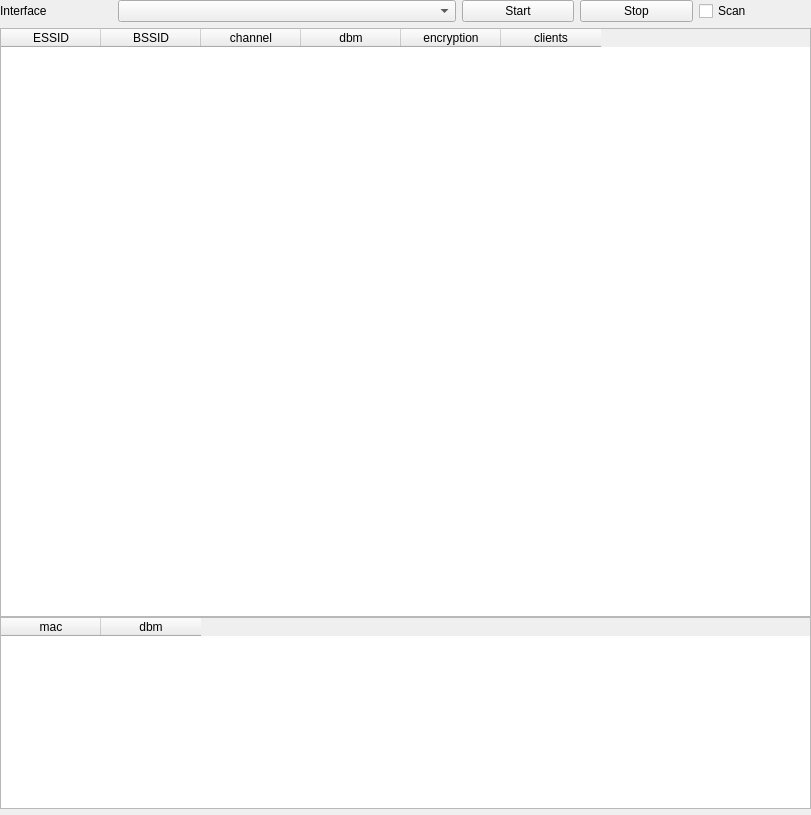
<?xml version="1.0" encoding="UTF-8"?>
<ui version="4.0">
 <class>MainWindow</class>
 <widget class="QMainWindow" name="MainWindow">
  <property name="geometry">
   <rect>
    <x>0</x>
    <y>0</y>
    <width>811</width>
    <height>815</height>
   </rect>
  </property>
  <property name="sizePolicy">
   <sizepolicy hsizetype="Maximum" vsizetype="Maximum">
    <horstretch>0</horstretch>
    <verstretch>0</verstretch>
   </sizepolicy>
  </property>
  <property name="windowTitle">
   <string>MainWindow</string>
  </property>
  <widget class="QWidget" name="centralwidget">
   <property name="sizePolicy">
    <sizepolicy hsizetype="Maximum" vsizetype="Maximum">
     <horstretch>0</horstretch>
     <verstretch>0</verstretch>
    </sizepolicy>
   </property>
   <layout class="QVBoxLayout" name="verticalLayout_2">
    <property name="spacing">
     <number>0</number>
    </property>
    <property name="leftMargin">
     <number>0</number>
    </property>
    <property name="topMargin">
     <number>0</number>
    </property>
    <property name="rightMargin">
     <number>0</number>
    </property>
    <property name="bottomMargin">
     <number>0</number>
    </property>
    <item>
     <layout class="QVBoxLayout" name="settingsLayout">
      <property name="bottomMargin">
       <number>6</number>
      </property>
      <item>
       <layout class="QGridLayout" name="settingsGrid">
        <property name="bottomMargin">
         <number>6</number>
        </property>
        <property name="horizontalSpacing">
         <number>6</number>
        </property>
        <property name="verticalSpacing">
         <number>12</number>
        </property>
        <item row="0" column="3" colspan="3">
         <widget class="QComboBox" name="ComboBoxDev"/>
        </item>
        <item row="0" column="7">
         <widget class="QPushButton" name="pushButtonStop">
          <property name="text">
           <string>Stop</string>
          </property>
         </widget>
        </item>
        <item row="0" column="6">
         <widget class="QPushButton" name="pushButtonStart">
          <property name="text">
           <string>Start</string>
          </property>
         </widget>
        </item>
        <item row="0" column="8">
         <widget class="QCheckBox" name="checkBoxScan">
          <property name="text">
           <string>Scan</string>
          </property>
         </widget>
        </item>
        <item row="0" column="1">
         <widget class="QLabel" name="label_4">
          <property name="sizePolicy">
           <sizepolicy hsizetype="Minimum" vsizetype="Preferred">
            <horstretch>0</horstretch>
            <verstretch>0</verstretch>
           </sizepolicy>
          </property>
          <property name="text">
           <string>Interface</string>
          </property>
         </widget>
        </item>
       </layout>
      </item>
      <item>
       <layout class="QHBoxLayout" name="horizontalLayout_2">
        <property name="topMargin">
         <number>0</number>
        </property>
        <property name="bottomMargin">
         <number>0</number>
        </property>
        <item>
         <widget class="QTableWidget" name="tableWidgetAP">
          <column>
           <property name="text">
            <string>ESSID</string>
           </property>
          </column>
          <column>
           <property name="text">
            <string>BSSID</string>
           </property>
          </column>
          <column>
           <property name="text">
            <string>channel</string>
           </property>
          </column>
          <column>
           <property name="text">
            <string>dbm</string>
           </property>
          </column>
          <column>
           <property name="text">
            <string>encryption</string>
           </property>
          </column>
          <column>
           <property name="text">
            <string>clients</string>
           </property>
          </column>
         </widget>
        </item>
       </layout>
      </item>
      <item alignment="Qt::AlignBottom">
       <widget class="QTableWidget" name="tableWidget">
        <column>
         <property name="text">
          <string>mac</string>
         </property>
        </column>
        <column>
         <property name="text">
          <string>dbm</string>
         </property>
        </column>
       </widget>
      </item>
     </layout>
    </item>
   </layout>
  </widget>
 </widget>
 <resources/>
 <connections/>
</ui>
